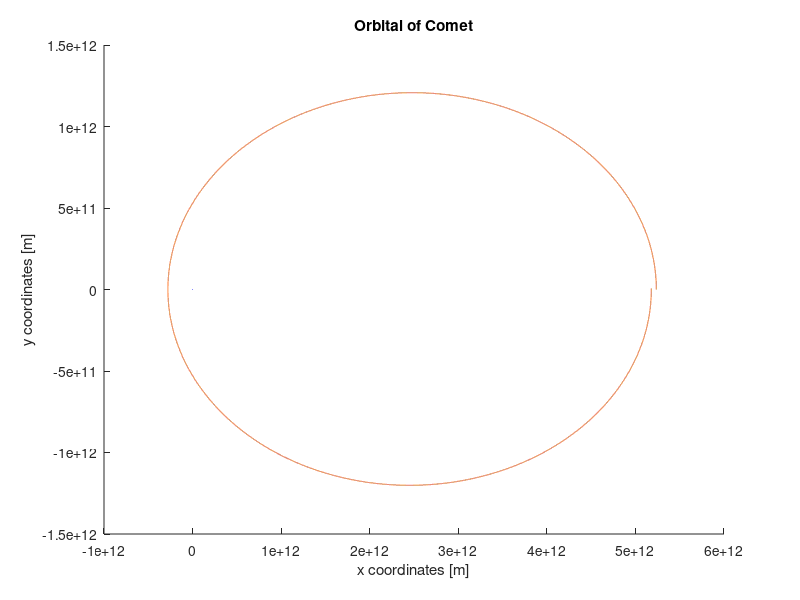
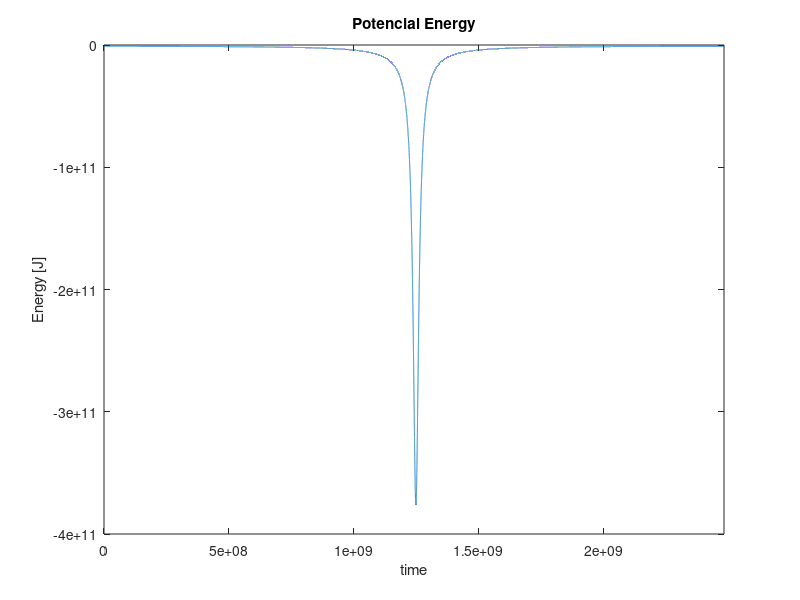
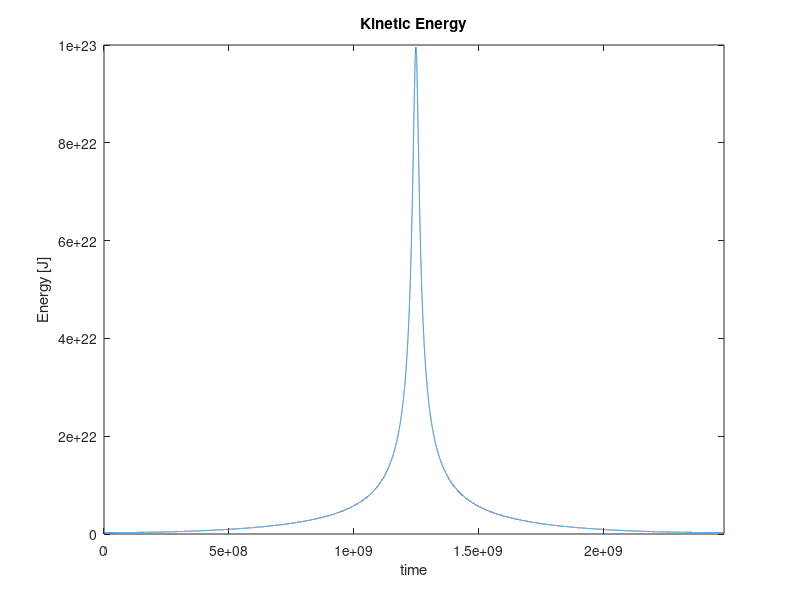
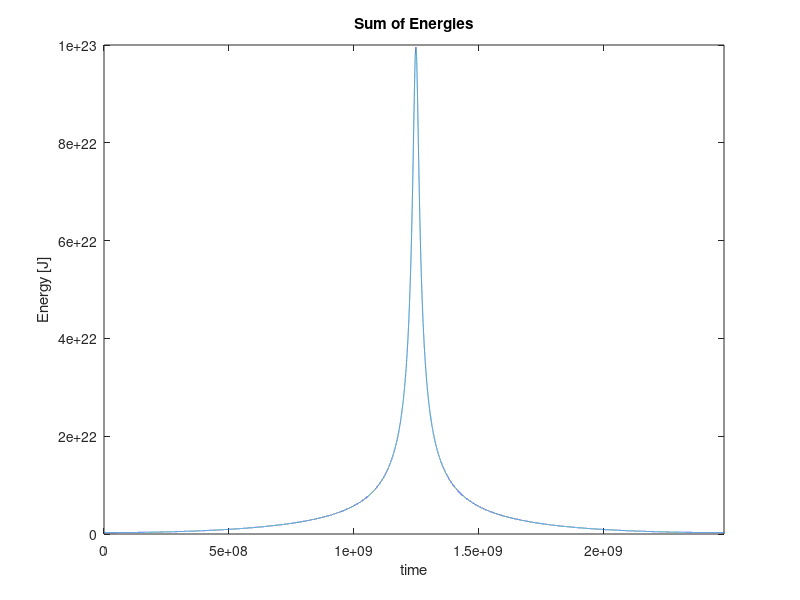

These charts were generated, in order, by the following MATLAB code:
clear all, close all;
M=1.98847e+30;      %Nap tömege [kg]
m=2.2e+14;       %üstökös tömege [kg]
G=6.67404e-11;      %gravitációs állandó [m^3*kg^{-1}*s^{-2}]
r_nap=696342000;

R=5.2359e+12;     %legnagyobb távolság a Naptól [m]

T=365.256*24*60*60*150;     %keringési idõ [s]
T_=0;

dt=24*60*60;        %lépésköz; 1 nap [s]

x=R;
y=0;
v0=1.6e+3;
vx=0;
vy=v0;
t=0;        %keztettől eltelt idő;
E_pot=-G*M*m / (x^2+y^2);
E_kin=(vx^2+vy^2)*m / 2;
E_sum=E_pot+E_kin;

x_=[x];
y_=[y];
vx_=[vx];
vy_=[vy];
E_pot_=[E_pot];
E_kin_=[E_kin];
E_sum_=[E_sum];
t_=[t];

figure(1);

th=0:pi/60:2*pi;
xunit=r_nap*cos(th);
yunit=r_nap*sin(th);
hold on;
plot(xunit, yunit)

for i = 0:(T/dt)
        ax=-G*M*x /R^3;
        ay=-G*M*y /R^3;
        
        R=sqrt(x^2+y^2);
        dt=24*60*60*R/(5.2359e+12); %adaptiv
        
        v_x(1)=-dt*G*M*x / R^3;
        v_y(1)=-dt*G*M*y / R^3;
        x_k(1)=dt*vx;
        y_k(1)=dt*vy;
        
        v_x(2)=-dt*G*M*(x+x_k(1)/2) / R^3;
        v_y(2)=-dt*G*M*(y+y_k(1)/2) / R^3;
        x_k(2)=dt*(vx+v_x(1)/2);
        y_k(2)=dt*(vy+v_y(1)/2);
        
        v_x(3)=-dt*G*M*(x+x_k(2)/2) / R^3;
        v_y(3)=-dt*G*M*(y+y_k(2)/2) / R^3;
        x_k(3)=dt*(vx+v_x(2)/2);
        y_k(3)=dt*(vy+v_y(2)/2);
        
        v_x(4)=-dt*G*M*(x+x_k(3)) / R^3;
        v_y(4)=-dt*G*M*(y+y_k(3)) / R^3;
        x_k(4)=dt*(vx+v_x(3));
        y_k(4)=dt*(vy+v_y(3));
        
        vx=vx+(v_x(1)+2*v_x(2)+2*v_x(3)+v_x(4))/6;
        vy=vy+(v_y(1)+2*v_y(2)+2*v_y(3)+v_y(4))/6;
        
        vx_=[vx_ vx];
        vy_=[vy_ vy];
        
        x=x+(x_k(1)+2*x_k(2)+2*x_k(3)+x_k(4))/6;
        y=y+(y_k(1)+2*y_k(2)+2*y_k(3)+y_k(4))/6;
        
        x_=[x_ x];
        y_=[y_ y];
        
        t=t+dt;
        t_=[t_ t];
        
        E_pot=-G*M*m / (x^2+y^2);
        E_kin=(vx^2+vy^2)*m / 2;
        E_sum=E_pot+E_kin;
        
        E_pot_=[E_pot_ E_pot];
        E_kin_=[E_kin_ E_kin];
        E_sum_=[E_sum_ E_sum];
        T_=T_+dt;
end
    plot(x_, y_)
%    xlim([-190e+9, 190e+9]);
%    ylim([-190e+9, 190e+9]);
    xlabel('x coordinates [m]');
    ylabel('y coordinates [m]');
    title('Orbital of Comet');
    
    figure(2);
    plot(t_, E_pot_)
    xlim([0, T_]);
 %   ylim([-3.60e+22, -3.48e+22]);
    xlabel('time');
    ylabel('Energy [J]');
    title('Potencial Energy');
    
    figure(3);
    plot(t_, E_kin_)
    xlim([0, T_]);    
  %  ylim([2.6e+33, 2.7e+33]);
    xlabel('time');
    ylabel('Energy [J]');
    title('Kinetic Energy');
    
    figure(4);
    plot(t_, E_sum_)
    xlim([0, T_]);    
  %  ylim([2.6e+33, 2.7e+33]);
    xlabel('time');
    ylabel('Energy [J]');
    title('Sum of Energies');